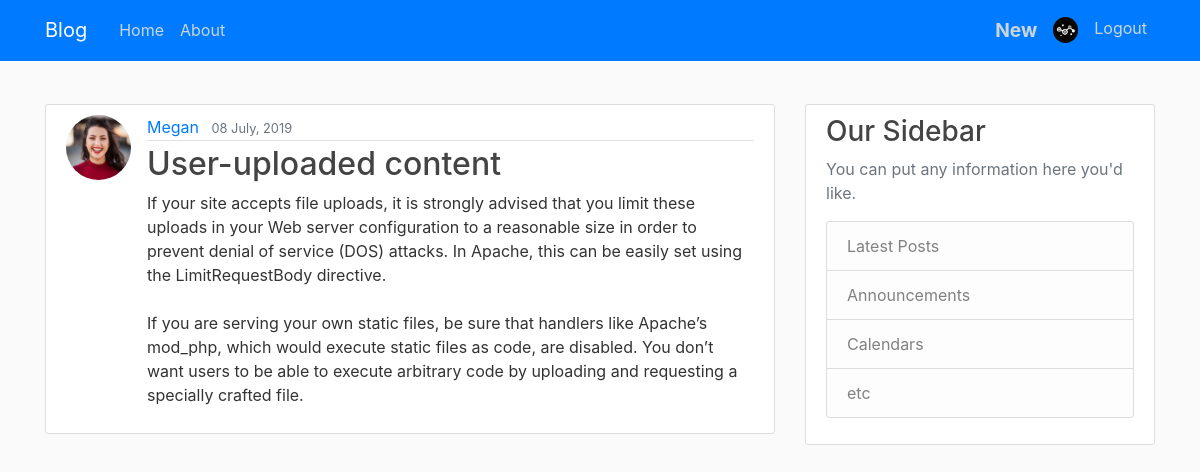
The app's page /post/17/ (signed in) with its own data.
### users/models.py (models this page shows, shortened)
class Profile(models.Model):
    user = models.OneToOneField(User , on_delete = models.CASCADE)
    image = models.ImageField( default = 'default.jpg' , upload_to = 'profile_pics' )

### test_app/models.py (models this page shows, shortened)
class Post(models.Model):
    title = models.CharField(max_length = 100)
    content = models.TextField()
    date_posted = models.DateTimeField(default = timezone.now)
    author = models.ForeignKey(User , on_delete = models.CASCADE)

### test_app/views.py (the view)
# urls.py: path('post/<int:pk>/', PostDetailView.as_view(), name='post-detail'),
class PostDetailView(DetailView):
    model = Post

### test_app/templates/test_app/post_detail.html (shortened to what this page needs)
{% extends "test_app/base.html" %}
{% block content %}
    <article class="media content-section">
        <a href="{% url 'user-posts' post.author.username %}"><img src="{{ object.author.profile.image.url }}" class="rounded-circle article-img"></a>
        <div class="media-body">
            <div class="article-metadata">
                <a class="mr-2" href="{% url 'user-posts' object.author.username %}">{{ object.author }}</a>
                <small class="text-muted">{{ object.date_posted | date:" d F, Y" }}</small>
            </div>
            <h2 class="article-title">{{ object.title }}</h2>
            <p class="article-content">{{ object.content }}</p>
        </div>
    </article>
{% endblock %}
{% block sidebar %}
<div class="content-section">
    <h3>Our Sidebar</h3>
    <p class='text-muted'>You can put any information here you'd like.
        <ul class="list-group">
            <li class="list-group-item list-group-item-light">Latest Posts</li>
            <li class="list-group-item list-group-item-light">Announcements</li>
            <li class="list-group-item list-group-item-light">Calendars</li>
            <li class="list-group-item list-group-item-light">etc</li>
        </ul>
    </p>
</div>
{% endblock %}

### test_app/templates/test_app/base.html (shortened to what this page needs)
{% load static %}
<!DOCTYPE html>
<html>
    <head>
        <link rel="stylesheet" href="https://maxcdn.bootstrapcdn.com/bootstrap/4.0.0/css/bootstrap.min.css"
>
        <link rel="stylesheet" type="text/css" href="{% static 'test_app/main.css' %}">
    </head>
    <body>
        <header class="site-header">
            <nav class="navbar navbar-expand-md navbar-dark bg-primary fixed-top">
                <div class="container">
                    <a class="navbar-brand mr-4" href="{% url 'test-home' %}"> Blog</a>
                    <div class="collapse navbar-collapse" id="navbarToggle">
                        <div class="navbar-nav mr-auto">
                            <a class="nav-item nav-link" href="{% url 'test-home' %}">Home</a>
                            <a class="nav-item nav-link" href="{% url 'test-about' %}">About</a>
                        </div>
                        <div class="navbar-nav">
                            {% if user.is_authenticated %}
                                <a class="nav-item nav-link" href="{% url  'post-create' %}">
                                    <big><b>New</b></big>
                                </a>
                                <a class="nav-item nav-link" href="{% url  'profile' %}">
                                    <img src="{{ user.profile.image.url }}" style="border-radius: 30px ;" width="25px">
                                </a>
                                <a class="nav-item nav-link" href="{% url  'logout' %}">
                                    Logout
                                </a>
                            {%else%}
                                <a class="nav-item nav-link" href="{% url 'login' %}">Login</a>
                                <a class="nav-item nav-link" href="{% url 'register'%}">Register</a>
                            {% endif %}
                        </div>
                    </div>
                </div>
            </nav><br>
        </header>
        <main role="main" class="container">
            <div class="row">
                <div class="col-md-8">
                    {% block content %}{% endblock %}
                </div>
                <div class="col-md-4">
                    {% block sidebar %} {% endblock %}
                </div>
            </div>
        </main>
    </body>
</html>

### test_app/static/test_app/main.css (style rules this page uses)
body { background: #fafafa; color: #333333; margin-top: 5rem; }
h1, h2, h3, h4, h5, h6 { color: #444444; }
ul { margin: 0; }
.site-header .navbar-nav .nav-link { color: #cbd5db; }
.content-section { background: #ffffff; padding: 10px 20px; border: 1px solid #dddddd; border-radius: 3px; margin-bottom: 20px; }
.article-title { color: #444444; }
.article-content { white-space: pre-line; }
.article-img { height: 65px; width: 65px; margin-right: 16px; }
.article-metadata { padding-bottom: 1px; margin-bottom: 4px; border-bottom: 1px solid #e3e3e3 }

### records on screen
Post: author.profile.image (picture), author "Megan", date_posted "08 July, 2019", title "User-uploaded content", content "If your site accepts file uploads, it is strongly advised that you limit these uploads in your Web server configuration to a reasonable size in order to prevent denial of service (DOS) attacks. In Apache, this can be easily set using the LimitRequestBody directive. If you are serving your own static files, be sure that handlers like Apache’s mod_php, which would execute static files as code, are disabled. You don’t want users to be able to execute arbitrary code by uploading and requesting a specially crafted file."
